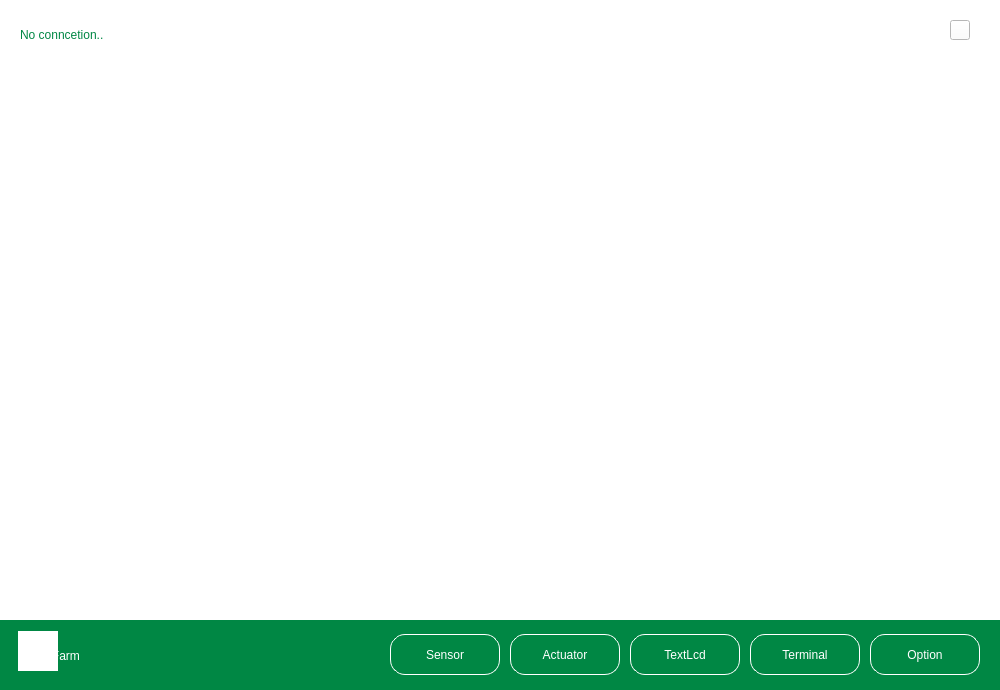
<?xml version="1.0" encoding="UTF-8"?>
<ui version="4.0">
 <class>Form</class>
 <widget class="QWidget" name="Form">
  <property name="geometry">
   <rect>
    <x>0</x>
    <y>0</y>
    <width>1000</width>
    <height>690</height>
   </rect>
  </property>
  <property name="windowTitle">
   <string>Form</string>
  </property>
  <property name="styleSheet">
   <string notr="true">background-color: rgb(255, 255, 255);</string>
  </property>
  <widget class="QLabel" name="titlebar_label">
   <property name="geometry">
    <rect>
     <x>0</x>
     <y>620</y>
     <width>1000</width>
     <height>71</height>
    </rect>
   </property>
   <property name="styleSheet">
    <string notr="true">background-color: rgb(0, 135, 68);
font: 81 25pt &quot;나눔스퀘어 ExtraBold&quot;;
color: white
</string>
   </property>
   <property name="text">
    <string>      SmartFarm</string>
   </property>
  </widget>
  <widget class="QLabel" name="logo_icon">
   <property name="geometry">
    <rect>
     <x>18</x>
     <y>631</y>
     <width>40</width>
     <height>40</height>
    </rect>
   </property>
   <property name="styleSheet">
    <string notr="true">border-image: url(:/images/images/leaf.png);</string>
   </property>
   <property name="text">
    <string/>
   </property>
  </widget>
  <widget class="QPushButton" name="sen_button">
   <property name="geometry">
    <rect>
     <x>390</x>
     <y>634</y>
     <width>110</width>
     <height>41</height>
    </rect>
   </property>
   <property name="styleSheet">
    <string notr="true">QPushButton
{ 
	background-color: rgba(0, 0, 0, 0%);
	border-radius: 15px;
	border: 1px solid rgb(255,255,255);
	font: 75 15pt &quot;Arial&quot;;
	color: rgb(255,255,255);
}

QPushButton:hover
{ 
	background-color: rgb(255, 255, 255);
	border-radius: 15px;
	color: rgb(0, 135, 68);
	font: 75 17pt &quot;Arial&quot;;
}

QPushButton:focus:checked
{ 
	background-color: rgb(255, 255, 255);
	border-radius: 15px;
	color: rgb(0, 135, 68);  
	font: 75 17pt &quot;Arial&quot;;
}</string>
   </property>
   <property name="text">
    <string>Sensor</string>
   </property>
  </widget>
  <widget class="QPushButton" name="term_button">
   <property name="geometry">
    <rect>
     <x>750</x>
     <y>634</y>
     <width>110</width>
     <height>41</height>
    </rect>
   </property>
   <property name="styleSheet">
    <string notr="true">QPushButton
{ 
	background-color: rgba(0, 0, 0, 0%);
	border-radius: 15px;
	border: 1px solid rgb(255,255,255);
	font: 75 15pt &quot;Arial&quot;;
	color: rgb(255,255,255);
}

QPushButton:hover
{ 
	background-color: rgb(255, 255, 255);
	border-radius: 15px;
	color: rgb(0, 135, 68);
	font: 75 17pt &quot;Arial&quot;;
}

QPushButton:focus:checked
{ 
	background-color: rgb(255, 255, 255);
	border-radius: 15px;
	color: rgb(0, 135, 68);  
	font: 75 17pt &quot;Arial&quot;;
}</string>
   </property>
   <property name="text">
    <string>Terminal</string>
   </property>
  </widget>
  <widget class="QPushButton" name="act_button">
   <property name="geometry">
    <rect>
     <x>510</x>
     <y>634</y>
     <width>110</width>
     <height>41</height>
    </rect>
   </property>
   <property name="styleSheet">
    <string notr="true">QPushButton
{ 
	background-color: rgba(0, 0, 0, 0%);
	border-radius: 15px;
	border: 1px solid rgb(255,255,255);
	font: 75 15pt &quot;Arial&quot;;
	color: rgb(255,255,255);
}

QPushButton:hover
{ 
	background-color: rgb(255, 255, 255);
	border-radius: 15px;
	color: rgb(0, 135, 68);
	font: 75 17pt &quot;Arial&quot;;
}

QPushButton:focus:checked
{ 
	background-color: rgb(255, 255, 255);
	border-radius: 15px;
	color: rgb(0, 135, 68);  
	font: 75 17pt &quot;Arial&quot;;
}</string>
   </property>
   <property name="text">
    <string>Actuator</string>
   </property>
  </widget>
  <widget class="QPushButton" name="lcd_button">
   <property name="geometry">
    <rect>
     <x>630</x>
     <y>634</y>
     <width>110</width>
     <height>41</height>
    </rect>
   </property>
   <property name="styleSheet">
    <string notr="true">QPushButton
{ 
	background-color: rgba(0, 0, 0, 0%);
	border-radius: 15px;
	border: 1px solid rgb(255,255,255);
	font: 75 15pt &quot;Arial&quot;;
	color: rgb(255,255,255);
}

QPushButton:hover
{ 
	background-color: rgb(255, 255, 255);
	border-radius: 15px;
	color: rgb(0, 135, 68);
	font: 75 17pt &quot;Arial&quot;;
}

QPushButton:focus:checked
{ 
	background-color: rgb(255, 255, 255);
	border-radius: 15px;
	color: rgb(0, 135, 68);  
	font: 75 17pt &quot;Arial&quot;;
}</string>
   </property>
   <property name="text">
    <string>TextLcd</string>
   </property>
  </widget>
  <widget class="QStackedWidget" name="widgets">
   <property name="geometry">
    <rect>
     <x>0</x>
     <y>40</y>
     <width>1000</width>
     <height>580</height>
    </rect>
   </property>
   <property name="currentIndex">
    <number>-1</number>
   </property>
  </widget>
  <widget class="QPushButton" name="set_button">
   <property name="geometry">
    <rect>
     <x>950</x>
     <y>20</y>
     <width>20</width>
     <height>20</height>
    </rect>
   </property>
   <property name="styleSheet">
    <string notr="true">border-image: url(:/images/images/gear.png);</string>
   </property>
   <property name="text">
    <string/>
   </property>
  </widget>
  <widget class="QLabel" name="port_label">
   <property name="geometry">
    <rect>
     <x>20</x>
     <y>20</y>
     <width>411</width>
     <height>30</height>
    </rect>
   </property>
   <property name="styleSheet">
    <string notr="true">color: rgb(0, 135, 68);
font: 75 20pt &quot;Arial&quot;;</string>
   </property>
   <property name="text">
    <string>No conncetion..</string>
   </property>
  </widget>
  <widget class="QPushButton" name="option_button">
   <property name="geometry">
    <rect>
     <x>870</x>
     <y>634</y>
     <width>110</width>
     <height>41</height>
    </rect>
   </property>
   <property name="styleSheet">
    <string notr="true">QPushButton
{ 
	background-color: rgba(0, 0, 0, 0%);
	border-radius: 15px;
	border: 1px solid rgb(255,255,255);
	font: 75 15pt &quot;Arial&quot;;
	color: rgb(255,255,255);
}

QPushButton:hover
{ 
	background-color: rgb(255, 255, 255);
	border-radius: 15px;
	color: rgb(0, 135, 68);
	font: 75 17pt &quot;Arial&quot;;
}

QPushButton:focus:checked
{ 
	background-color: rgb(255, 255, 255);
	border-radius: 15px;
	color: rgb(0, 135, 68);  
	font: 75 17pt &quot;Arial&quot;;
}</string>
   </property>
   <property name="text">
    <string>Option</string>
   </property>
  </widget>
 </widget>
 <resources>
  <include location="res.qrc"/>
 </resources>
 <connections/>
</ui>
